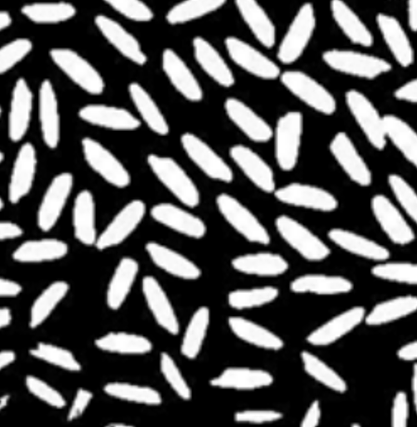
#> input picture CODE_MO_PHONG/Detect boundary/boundary.png, 417 x 427 px
$ python 'Detect boundary.py'
#> lines starting #> are read from the running program, lines starting #| are printed output that depends on the picture
import cv2
import numpy as np

# Load the input image
img = cv2.imread('boundary.png', cv2.IMREAD_GRAYSCALE)
#> img is the input picture: shape (427, 417); min 0, max 255, mean 85.5
# Define the kernel size for erosion and dilation
kernel_size = (5, 5)

# Apply erosion to the grayscale image
erosion = cv2.erode(img, kernel_size, iterations=1)
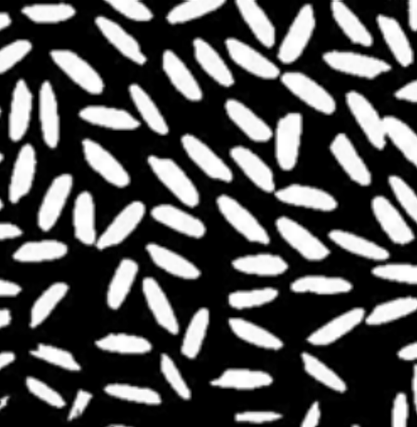
#> erosion: shape (427, 417); min 0, max 255, mean 81.4

# Apply dilation to the grayscale image
dilation = cv2.dilate(img, kernel_size, iterations=1)
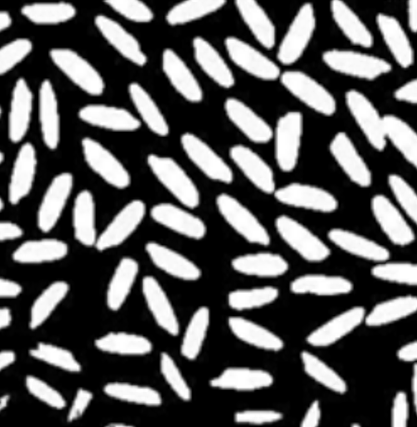
#> dilation: shape (427, 417); min 0, max 255, mean 89.7

# Calculate the boundary of the grayscale image
boundary = dilation - erosion
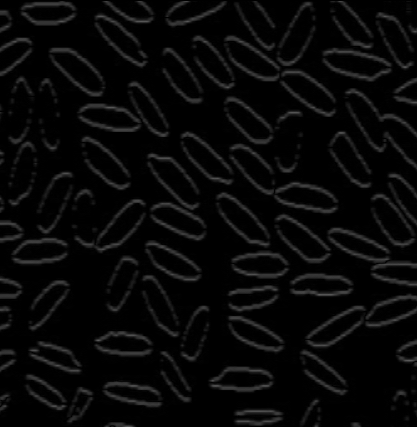
#> boundary: shape (427, 417); min 0, max 91, mean 8.3

# Display the original and processed images
cv2.imshow('Original Image', img)
cv2.imshow('Boundary', boundary)

# Wait for a key press
cv2.waitKey(0)

# Save the output images
cv2.imwrite('Boundary.jpg', boundary)
cv2.imwrite('Boundary_with_original.jpg', cv2.addWeighted(cv2.cvtColor(img, cv2.COLOR_GRAY2BGR), 0.8, cv2.cvtColor(boundary, cv2.COLOR_GRAY2BGR), 0.2, 0))
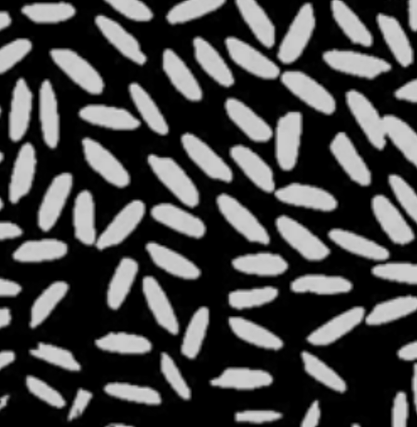
#> saved as Boundary_with_original.jpg: shape (427, 417, 3); min 0, max 212, mean 70.1

# Close all windows
cv2.destroyAllWindows()
